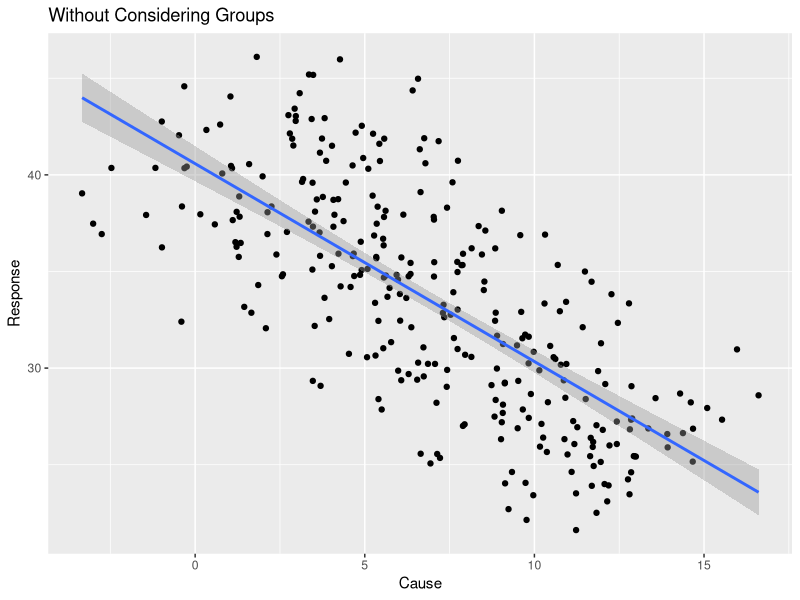
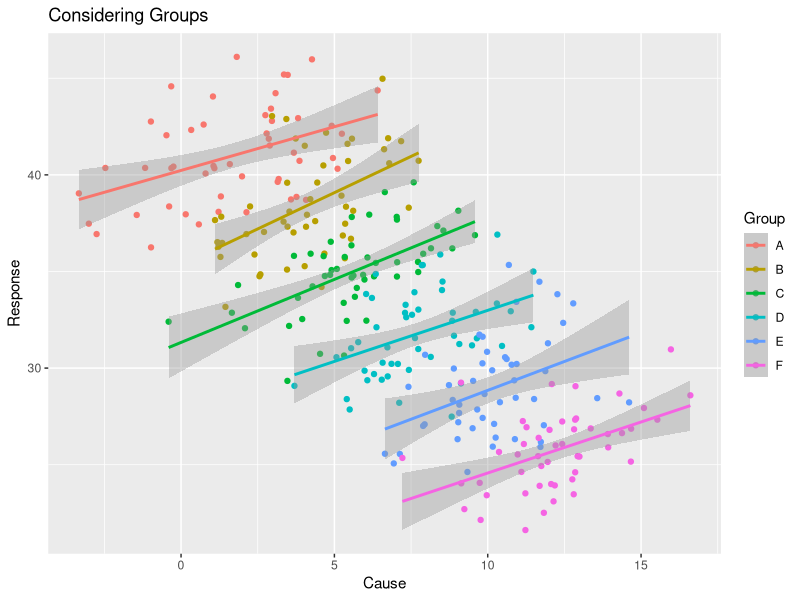

R code for these plots, in order:
## ---- chunk 1
# Un-attach any packages that happen to already be loaded. In general this is unecessary
# but is important for the creation of the book to not have package namespaces
# fighting unexpectedly.
pkgs = names(sessionInfo()$otherPkgs)
if( length(pkgs > 0)){
  pkgs = paste('package:', pkgs, sep = "")
  for( i in 1:length(pkgs)){
    detach(pkgs[i], character.only = TRUE, force=TRUE)
  }
}
# Don't show the R code!
knitr::opts_chunk$set(echo = FALSE, warning = FALSE, message=FALSE)
## ---- chunk 2
# Chapter packages we will use
library(tidyverse)
## ---- chunk 3
data <- tibble(Group = LETTERS[1:6], x.mean=seq(2,12,by=2), y.mean=seq(20,9,by=-2)) %>%
  mutate(Group = factor(Group)) %>%
  group_by(Group) %>%
  left_join(expand.grid(Group = LETTERS[1:6], rep=1:50), by='Group') %>%
  mutate( x = rnorm(n(), mean = x.mean, sd=2),
          y = y.mean + .5*x + rnorm(n(), mean = y.mean, sd=2) )
data %>% 
  ggplot( aes(x=x, y=y) ) +
  geom_point() +
  geom_smooth(method='lm') + 
  labs(x='Cause', y='Response', title='Without Considering Groups')
## ---- chunk 4
data %>% 
  ggplot( aes(x=x, y=y, color=Group) ) +
  geom_point() +
  geom_smooth(method='lm') + 
  labs(x='Cause', y='Response', title='Considering Groups')
## ---- chunk 5
#devtools::install_github('CSSEGISandData/COVID-19')
#"CSSEGISandData/COVID-19"
